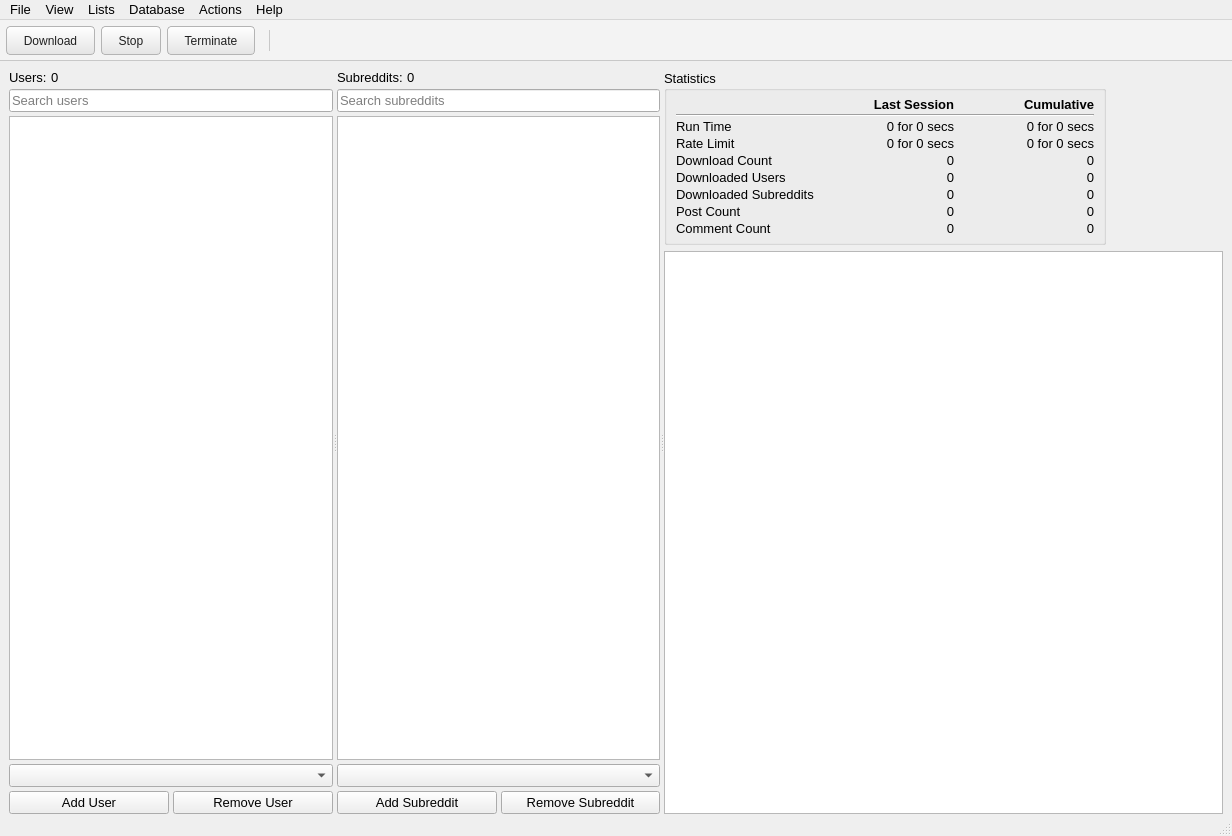
<?xml version="1.0" encoding="UTF-8"?>
<ui version="4.0">
 <class>MainWindow</class>
 <widget class="QMainWindow" name="MainWindow">
  <property name="geometry">
   <rect>
    <x>0</x>
    <y>0</y>
    <width>1232</width>
    <height>836</height>
   </rect>
  </property>
  <property name="font">
   <font>
    <pointsize>10</pointsize>
   </font>
  </property>
  <property name="windowTitle">
   <string>Downloader for Reddit</string>
  </property>
  <property name="windowIcon">
   <iconset>
    <normaloff>C:/Users/David/images/RedditDownloaderIcon.png</normaloff>C:/Users/David/images/RedditDownloaderIcon.png</iconset>
  </property>
  <widget class="QWidget" name="centralwidget">
   <layout class="QVBoxLayout" name="verticalLayout_4">
    <property name="bottomMargin">
     <number>0</number>
    </property>
    <item>
     <widget class="QSplitter" name="horz_splitter">
      <property name="orientation">
       <enum>Qt::Horizontal</enum>
      </property>
      <widget class="QWidget" name="layoutWidget">
       <layout class="QVBoxLayout" name="verticalLayout">
        <property name="spacing">
         <number>4</number>
        </property>
        <item>
         <layout class="QHBoxLayout" name="horizontalLayout_4">
          <item>
           <widget class="QLabel" name="label_2">
            <property name="text">
             <string>Users:</string>
            </property>
           </widget>
          </item>
          <item>
           <widget class="QLabel" name="user_count_label">
            <property name="sizePolicy">
             <sizepolicy hsizetype="Expanding" vsizetype="Preferred">
              <horstretch>0</horstretch>
              <verstretch>0</verstretch>
             </sizepolicy>
            </property>
            <property name="text">
             <string>0</string>
            </property>
           </widget>
          </item>
         </layout>
        </item>
        <item>
         <widget class="QLineEdit" name="user_list_search_edit">
          <property name="placeholderText">
           <string>Search users</string>
          </property>
         </widget>
        </item>
        <item>
         <widget class="QListView" name="user_list_view">
          <property name="selectionMode">
           <enum>QAbstractItemView::ExtendedSelection</enum>
          </property>
         </widget>
        </item>
        <item>
         <widget class="QComboBox" name="user_lists_combo">
          <property name="toolTip">
           <string>Current user list</string>
          </property>
         </widget>
        </item>
        <item>
         <layout class="QHBoxLayout" name="horizontalLayout">
          <item>
           <widget class="QPushButton" name="add_user_button">
            <property name="text">
             <string>Add User</string>
            </property>
           </widget>
          </item>
          <item>
           <widget class="QPushButton" name="remove_user_button">
            <property name="text">
             <string>Remove User</string>
            </property>
           </widget>
          </item>
         </layout>
        </item>
       </layout>
      </widget>
      <widget class="QWidget" name="layoutWidget">
       <layout class="QVBoxLayout" name="verticalLayout_2">
        <property name="spacing">
         <number>4</number>
        </property>
        <item>
         <layout class="QHBoxLayout" name="horizontalLayout_5">
          <item>
           <widget class="QLabel" name="label_4">
            <property name="text">
             <string>Subreddits:</string>
            </property>
           </widget>
          </item>
          <item>
           <widget class="QLabel" name="subreddit_count_label">
            <property name="sizePolicy">
             <sizepolicy hsizetype="Expanding" vsizetype="Preferred">
              <horstretch>0</horstretch>
              <verstretch>0</verstretch>
             </sizepolicy>
            </property>
            <property name="text">
             <string>0</string>
            </property>
           </widget>
          </item>
         </layout>
        </item>
        <item>
         <widget class="QLineEdit" name="subreddit_list_search_edit">
          <property name="placeholderText">
           <string>Search subreddits</string>
          </property>
         </widget>
        </item>
        <item>
         <widget class="QListView" name="subreddit_list_view">
          <property name="font">
           <font>
            <pointsize>10</pointsize>
           </font>
          </property>
          <property name="selectionMode">
           <enum>QAbstractItemView::ExtendedSelection</enum>
          </property>
         </widget>
        </item>
        <item>
         <widget class="QComboBox" name="subreddit_list_combo">
          <property name="font">
           <font>
            <pointsize>10</pointsize>
           </font>
          </property>
          <property name="toolTip">
           <string>Current subreddit list</string>
          </property>
         </widget>
        </item>
        <item>
         <layout class="QHBoxLayout" name="horizontalLayout_2">
          <item>
           <widget class="QPushButton" name="add_subreddit_button">
            <property name="text">
             <string>Add Subreddit</string>
            </property>
           </widget>
          </item>
          <item>
           <widget class="QPushButton" name="remove_subreddit_button">
            <property name="text">
             <string>Remove Subreddit</string>
            </property>
           </widget>
          </item>
         </layout>
        </item>
       </layout>
      </widget>
      <widget class="QWidget" name="layoutWidget">
       <layout class="QVBoxLayout" name="verticalLayout_3">
        <item alignment="Qt::AlignLeft">
         <widget class="QGroupBox" name="stats_group">
          <property name="sizePolicy">
           <sizepolicy hsizetype="Maximum" vsizetype="Maximum">
            <horstretch>0</horstretch>
            <verstretch>0</verstretch>
           </sizepolicy>
          </property>
          <property name="title">
           <string>Statistics</string>
          </property>
          <layout class="QGridLayout" name="stats_grid_layout" columnminimumwidth="0,120,120">
           <property name="topMargin">
            <number>6</number>
           </property>
           <property name="bottomMargin">
            <number>6</number>
           </property>
           <property name="horizontalSpacing">
            <number>20</number>
           </property>
           <property name="verticalSpacing">
            <number>2</number>
           </property>
           <item row="0" column="1">
            <widget class="QLabel" name="last_session_header_label">
             <property name="font">
              <font>
               <pointsize>10</pointsize>
               <bold>true</bold>
              </font>
             </property>
             <property name="toolTip">
              <string>Statistics for the current session</string>
             </property>
             <property name="text">
              <string>Last Session</string>
             </property>
             <property name="alignment">
              <set>Qt::AlignRight|Qt::AlignTrailing|Qt::AlignVCenter</set>
             </property>
            </widget>
           </item>
           <item row="0" column="2">
            <widget class="QLabel" name="total_session_header_label">
             <property name="font">
              <font>
               <pointsize>10</pointsize>
               <bold>true</bold>
              </font>
             </property>
             <property name="toolTip">
              <string>Combined statistics for all sessions since the output was last cleared</string>
             </property>
             <property name="text">
              <string>Cumulative</string>
             </property>
             <property name="alignment">
              <set>Qt::AlignRight|Qt::AlignTrailing|Qt::AlignVCenter</set>
             </property>
            </widget>
           </item>
           <item row="1" column="0" colspan="3">
            <widget class="Line" name="stats_header_line">
             <property name="orientation">
              <enum>Qt::Horizontal</enum>
             </property>
            </widget>
           </item>
           <item row="2" column="0">
            <widget class="QLabel" name="run_time_name_label">
             <property name="text">
              <string>Run Time</string>
             </property>
             <property name="alignment">
              <set>Qt::AlignLeading|Qt::AlignLeft|Qt::AlignVCenter</set>
             </property>
            </widget>
           </item>
           <item row="2" column="1">
            <widget class="QLabel" name="last_run_time_label">
             <property name="text">
              <string>0 for 0 secs</string>
             </property>
             <property name="alignment">
              <set>Qt::AlignRight|Qt::AlignTrailing|Qt::AlignVCenter</set>
             </property>
             <property name="textInteractionFlags">
              <set>Qt::LinksAccessibleByMouse|Qt::TextSelectableByMouse</set>
             </property>
            </widget>
           </item>
           <item row="2" column="2">
            <widget class="QLabel" name="total_run_time_label">
             <property name="text">
              <string>0 for 0 secs</string>
             </property>
             <property name="alignment">
              <set>Qt::AlignRight|Qt::AlignTrailing|Qt::AlignVCenter</set>
             </property>
             <property name="textInteractionFlags">
              <set>Qt::LinksAccessibleByMouse|Qt::TextSelectableByMouse</set>
             </property>
            </widget>
           </item>
           <item row="3" column="0">
            <widget class="QLabel" name="rate_limit_name_label">
             <property name="text">
              <string>Rate Limit</string>
             </property>
             <property name="alignment">
              <set>Qt::AlignLeading|Qt::AlignLeft|Qt::AlignVCenter</set>
             </property>
            </widget>
           </item>
           <item row="3" column="1">
            <widget class="QLabel" name="last_rate_limit_label">
             <property name="text">
              <string>0 for 0 secs</string>
             </property>
             <property name="alignment">
              <set>Qt::AlignRight|Qt::AlignTrailing|Qt::AlignVCenter</set>
             </property>
             <property name="textInteractionFlags">
              <set>Qt::LinksAccessibleByMouse|Qt::TextSelectableByMouse</set>
             </property>
            </widget>
           </item>
           <item row="3" column="2">
            <widget class="QLabel" name="total_rate_limit_label">
             <property name="text">
              <string>0 for 0 secs</string>
             </property>
             <property name="alignment">
              <set>Qt::AlignRight|Qt::AlignTrailing|Qt::AlignVCenter</set>
             </property>
             <property name="textInteractionFlags">
              <set>Qt::LinksAccessibleByMouse|Qt::TextSelectableByMouse</set>
             </property>
            </widget>
           </item>
           <item row="4" column="0">
            <widget class="QLabel" name="download_count_name_label">
             <property name="text">
              <string>Download Count</string>
             </property>
             <property name="alignment">
              <set>Qt::AlignLeading|Qt::AlignLeft|Qt::AlignVCenter</set>
             </property>
            </widget>
           </item>
           <item row="4" column="1">
            <widget class="QLabel" name="last_download_count_label">
             <property name="text">
              <string>0</string>
             </property>
             <property name="alignment">
              <set>Qt::AlignRight|Qt::AlignTrailing|Qt::AlignVCenter</set>
             </property>
             <property name="textInteractionFlags">
              <set>Qt::LinksAccessibleByMouse|Qt::TextSelectableByMouse</set>
             </property>
            </widget>
           </item>
           <item row="4" column="2">
            <widget class="QLabel" name="total_download_count_label">
             <property name="text">
              <string>0</string>
             </property>
             <property name="alignment">
              <set>Qt::AlignRight|Qt::AlignTrailing|Qt::AlignVCenter</set>
             </property>
             <property name="textInteractionFlags">
              <set>Qt::LinksAccessibleByMouse|Qt::TextSelectableByMouse</set>
             </property>
            </widget>
           </item>
           <item row="5" column="0">
            <widget class="QLabel" name="downloaded_users_name_label">
             <property name="text">
              <string>Downloaded Users</string>
             </property>
             <property name="alignment">
              <set>Qt::AlignLeading|Qt::AlignLeft|Qt::AlignVCenter</set>
             </property>
            </widget>
           </item>
           <item row="5" column="1">
            <widget class="QLabel" name="last_downloaded_users_label">
             <property name="text">
              <string>0</string>
             </property>
             <property name="alignment">
              <set>Qt::AlignRight|Qt::AlignTrailing|Qt::AlignVCenter</set>
             </property>
             <property name="textInteractionFlags">
              <set>Qt::LinksAccessibleByMouse|Qt::TextSelectableByMouse</set>
             </property>
            </widget>
           </item>
           <item row="5" column="2">
            <widget class="QLabel" name="total_downloaded_users_label">
             <property name="text">
              <string>0</string>
             </property>
             <property name="alignment">
              <set>Qt::AlignRight|Qt::AlignTrailing|Qt::AlignVCenter</set>
             </property>
             <property name="textInteractionFlags">
              <set>Qt::LinksAccessibleByMouse|Qt::TextSelectableByMouse</set>
             </property>
            </widget>
           </item>
           <item row="6" column="0">
            <widget class="QLabel" name="downloaded_subreddits_name_label">
             <property name="text">
              <string>Downloaded Subreddits</string>
             </property>
             <property name="alignment">
              <set>Qt::AlignLeading|Qt::AlignLeft|Qt::AlignVCenter</set>
             </property>
            </widget>
           </item>
           <item row="6" column="1">
            <widget class="QLabel" name="last_downloaded_subreddits_label">
             <property name="text">
              <string>0</string>
             </property>
             <property name="alignment">
              <set>Qt::AlignRight|Qt::AlignTrailing|Qt::AlignVCenter</set>
             </property>
             <property name="textInteractionFlags">
              <set>Qt::LinksAccessibleByMouse|Qt::TextSelectableByMouse</set>
             </property>
            </widget>
           </item>
           <item row="6" column="2">
            <widget class="QLabel" name="total_downloaded_subreddits_label">
             <property name="text">
              <string>0</string>
             </property>
             <property name="alignment">
              <set>Qt::AlignRight|Qt::AlignTrailing|Qt::AlignVCenter</set>
             </property>
             <property name="textInteractionFlags">
              <set>Qt::LinksAccessibleByMouse|Qt::TextSelectableByMouse</set>
             </property>
            </widget>
           </item>
           <item row="7" column="0">
            <widget class="QLabel" name="post_count_name_label">
             <property name="text">
              <string>Post Count</string>
             </property>
             <property name="alignment">
              <set>Qt::AlignLeading|Qt::AlignLeft|Qt::AlignVCenter</set>
             </property>
            </widget>
           </item>
           <item row="7" column="1">
            <widget class="QLabel" name="last_post_count_label">
             <property name="text">
              <string>0</string>
             </property>
             <property name="alignment">
              <set>Qt::AlignRight|Qt::AlignTrailing|Qt::AlignVCenter</set>
             </property>
             <property name="textInteractionFlags">
              <set>Qt::LinksAccessibleByMouse|Qt::TextSelectableByMouse</set>
             </property>
            </widget>
           </item>
           <item row="7" column="2">
            <widget class="QLabel" name="total_post_count_label">
             <property name="text">
              <string>0</string>
             </property>
             <property name="alignment">
              <set>Qt::AlignRight|Qt::AlignTrailing|Qt::AlignVCenter</set>
             </property>
             <property name="textInteractionFlags">
              <set>Qt::LinksAccessibleByMouse|Qt::TextSelectableByMouse</set>
             </property>
            </widget>
           </item>
           <item row="8" column="0">
            <widget class="QLabel" name="comment_count_name_label">
             <property name="text">
              <string>Comment Count</string>
             </property>
             <property name="alignment">
              <set>Qt::AlignLeading|Qt::AlignLeft|Qt::AlignVCenter</set>
             </property>
            </widget>
           </item>
           <item row="8" column="1">
            <widget class="QLabel" name="last_comment_count_label">
             <property name="text">
              <string>0</string>
             </property>
             <property name="alignment">
              <set>Qt::AlignRight|Qt::AlignTrailing|Qt::AlignVCenter</set>
             </property>
             <property name="textInteractionFlags">
              <set>Qt::LinksAccessibleByMouse|Qt::TextSelectableByMouse</set>
             </property>
            </widget>
           </item>
           <item row="8" column="2">
            <widget class="QLabel" name="total_comment_count_label">
             <property name="text">
              <string>0</string>
             </property>
             <property name="alignment">
              <set>Qt::AlignRight|Qt::AlignTrailing|Qt::AlignVCenter</set>
             </property>
             <property name="textInteractionFlags">
              <set>Qt::LinksAccessibleByMouse|Qt::TextSelectableByMouse</set>
             </property>
            </widget>
           </item>
          </layout>
         </widget>
        </item>
        <item>
         <widget class="QListView" name="output_list_view">
          <property name="styleSheet">
           <string notr="true">QListView {
	outline: 0;
}

QListView::item:hover {
    background: white;
}

QListView::item:selected {
	background: white;
}

QListView::item:active {
	background: white;
}</string>
          </property>
          <property name="editTriggers">
           <set>QAbstractItemView::NoEditTriggers</set>
          </property>
          <property name="selectionMode">
           <enum>QAbstractItemView::ContiguousSelection</enum>
          </property>
         </widget>
        </item>
       </layout>
      </widget>
     </widget>
    </item>
   </layout>
  </widget>
  <widget class="QMenuBar" name="menubar">
   <property name="geometry">
    <rect>
     <x>0</x>
     <y>0</y>
     <width>1232</width>
     <height>23</height>
    </rect>
   </property>
   <widget class="QMenu" name="file_menu">
    <property name="title">
     <string>File</string>
    </property>
    <addaction name="open_settings_menu_item"/>
    <addaction name="separator"/>
    <addaction name="separator"/>
    <addaction name="open_data_directory_menu_item"/>
    <addaction name="separator"/>
    <addaction name="minimize_to_tray_menu_item"/>
    <addaction name="separator"/>
    <addaction name="exit_menu_item"/>
   </widget>
   <widget class="QMenu" name="lists_menu">
    <property name="title">
     <string>Lists</string>
    </property>
    <widget class="QMenu" name="menuUserList">
     <property name="title">
      <string>User</string>
     </property>
     <addaction name="add_user_list_menu_item"/>
     <addaction name="remove_user_list_menu_item"/>
     <addaction name="export_user_list_menu_item"/>
    </widget>
    <widget class="QMenu" name="menuSubreddit_List">
     <property name="title">
      <string>Subreddit</string>
     </property>
     <addaction name="add_subreddit_list_menu_item"/>
     <addaction name="remove_subreddit_list_menu_item"/>
     <addaction name="export_subreddit_list_menu_item"/>
    </widget>
    <addaction name="menuUserList"/>
    <addaction name="menuSubreddit_List"/>
    <addaction name="separator"/>
    <addaction name="separator"/>
   </widget>
   <widget class="QMenu" name="help_menu">
    <property name="title">
     <string>Help</string>
    </property>
    <addaction name="imgur_credit_dialog_menu_item"/>
    <addaction name="separator"/>
    <addaction name="user_manual_menu_item"/>
    <addaction name="ffmpeg_requirement_dialog_menu_item"/>
    <addaction name="command_line_options_menu_item"/>
    <addaction name="separator"/>
    <addaction name="check_for_updates_menu_item"/>
    <addaction name="separator"/>
    <addaction name="about_menu_item"/>
   </widget>
   <widget class="QMenu" name="view_menu">
    <property name="title">
     <string>View</string>
    </property>
    <widget class="QMenu" name="list_sort_menu_item">
     <property name="title">
      <string>Sort Lists By</string>
     </property>
    </widget>
    <widget class="QMenu" name="list_order_menu_item">
     <property name="title">
      <string>Sort Order</string>
     </property>
     <addaction name="sort_list_ascending_menu_item"/>
     <addaction name="sort_list_descending_menu_item"/>
    </widget>
    <addaction name="list_sort_menu_item"/>
    <addaction name="list_order_menu_item"/>
   </widget>
   <widget class="QMenu" name="menuActions">
    <property name="title">
     <string>Actions</string>
    </property>
    <widget class="QMenu" name="menuDownload_2">
     <property name="title">
      <string>Download</string>
     </property>
     <addaction name="download_user_list_menu_item"/>
     <addaction name="download_subreddit_list_menu_item"/>
     <addaction name="download_user_list_constrained_menu_item"/>
    </widget>
    <widget class="QMenu" name="menuRun">
     <property name="title">
      <string>Run</string>
     </property>
     <addaction name="run_unfinished_extractions_menu_item"/>
     <addaction name="run_unfinished_downloads_menu_item"/>
     <addaction name="run_all_unfiinished_menu_item"/>
    </widget>
    <widget class="QMenu" name="menuConnect">
     <property name="title">
      <string>Connect</string>
     </property>
     <addaction name="connect_reddit_account_menu_item"/>
    </widget>
    <addaction name="separator"/>
    <addaction name="menuDownload_2"/>
    <addaction name="menuRun"/>
    <addaction name="menuConnect"/>
   </widget>
   <widget class="QMenu" name="menuDatabase">
    <property name="title">
     <string>Database</string>
    </property>
    <addaction name="database_view_menu_item"/>
    <addaction name="separator"/>
    <addaction name="download_sessions_view_menu_item"/>
    <addaction name="reddit_objects_view_menu_item"/>
    <addaction name="posts_view_menu_item"/>
    <addaction name="content_view_menu_item"/>
    <addaction name="comments_view_menu_item"/>
    <addaction name="separator"/>
    <addaction name="failed_extraction_view_menu_item"/>
    <addaction name="failed_download_view_menu_item"/>
    <addaction name="separator"/>
    <addaction name="statistics_view_menu_item"/>
   </widget>
   <addaction name="file_menu"/>
   <addaction name="view_menu"/>
   <addaction name="lists_menu"/>
   <addaction name="menuDatabase"/>
   <addaction name="menuActions"/>
   <addaction name="help_menu"/>
  </widget>
  <widget class="QToolBar" name="download_toolbar">
   <property name="windowTitle">
    <string>Download Toolbar</string>
   </property>
   <property name="styleSheet">
    <string notr="true">QToolBar {
	spacing: 6px;
	padding: 4px 6px;
	border: none;
	border-bottom: 1px solid #c8c8c8;
	background: #f3f3f3;
}

QToolBar::separator {
	width: 1px;
	background: #c8c8c8;
	margin: 4px 8px;
}

QToolButton {
	padding: 5px 12px;
	border: 1px solid #b4b4b4;
	border-radius: 4px;
	color: #202020;
	background: qlineargradient(x1:0, y1:0, x2:0, y2:1, stop:0 #ffffff, stop:1 #e4e4e4);
}

QToolButton:hover {
	border-color: #3d7fd6;
	background: qlineargradient(x1:0, y1:0, x2:0, y2:1, stop:0 #f6faff, stop:1 #d9e9fb);
}

QToolButton:pressed {
	border-color: #2a6cc4;
	background: #c9ddf5;
	padding-top: 6px;
	padding-bottom: 4px;
}

QToolButton:disabled {
	color: #9a9a9a;
	border-color: #d6d6d6;
	background: #efefef;
}

QToolBar QLabel {
	padding: 0px 4px;
}</string>
   </property>
   <property name="movable">
    <bool>false</bool>
   </property>
   <property name="iconSize">
    <size>
     <width>20</width>
     <height>20</height>
    </size>
   </property>
   <property name="toolButtonStyle">
    <enum>Qt::ToolButtonTextBesideIcon</enum>
   </property>
   <attribute name="toolBarArea">
    <enum>TopToolBarArea</enum>
   </attribute>
   <attribute name="toolBarBreak">
    <bool>false</bool>
   </attribute>
   <addaction name="download_action"/>
   <addaction name="soft_stop_download_action"/>
   <addaction name="terminate_download_action"/>
   <addaction name="separator"/>
  </widget>
  <widget class="QStatusBar" name="statusbar"/>
  <action name="add_user_list_menu_item">
   <property name="text">
    <string>Add</string>
   </property>
  </action>
  <action name="add_subreddit_list_menu_item">
   <property name="text">
    <string>Add</string>
   </property>
  </action>
  <action name="file_save">
   <property name="text">
    <string>Save</string>
   </property>
  </action>
  <action name="remove_user_list_menu_item">
   <property name="text">
    <string>Remove</string>
   </property>
  </action>
  <action name="remove_subreddit_list_menu_item">
   <property name="text">
    <string>Remove</string>
   </property>
  </action>
  <action name="open_settings_menu_item">
   <property name="text">
    <string>Settings</string>
   </property>
  </action>
  <action name="exit_menu_item">
   <property name="text">
    <string>Exit</string>
   </property>
  </action>
  <action name="failed_download_view_menu_item">
   <property name="text">
    <string>Failed Download</string>
   </property>
   <property name="toolTip">
    <string>Display the failed download list for the last download session</string>
   </property>
  </action>
  <action name="file_open_user_finder">
   <property name="text">
    <string>Open User Finder</string>
   </property>
  </action>
  <action name="download_session_menu_item">
   <property name="text">
    <string>Download Sessions</string>
   </property>
  </action>
  <action name="failed_extraction_view_menu_item">
   <property name="text">
    <string>Failed Extractions</string>
   </property>
  </action>
  <action name="imgur_credit_dialog_menu_item">
   <property name="text">
    <string>Imgur Credits</string>
   </property>
  </action>
  <action name="about_menu_item">
   <property name="text">
    <string>About</string>
   </property>
  </action>
  <action name="file_user_list_count">
   <property name="text">
    <string>User List Count:</string>
   </property>
  </action>
  <action name="file_subreddit_list_count">
   <property name="text">
    <string>Subreddit List Count:</string>
   </property>
  </action>
  <action name="user_manual_menu_item">
   <property name="text">
    <string>User Manual</string>
   </property>
  </action>
  <action name="check_for_updates_menu_item">
   <property name="text">
    <string>Check For Update</string>
   </property>
  </action>
  <action name="sort_list_by_name_menu_item">
   <property name="checkable">
    <bool>true</bool>
   </property>
   <property name="text">
    <string>Name</string>
   </property>
  </action>
  <action name="sort_list_by_date_added_menu_item">
   <property name="checkable">
    <bool>true</bool>
   </property>
   <property name="text">
    <string>Date Added</string>
   </property>
  </action>
  <action name="sort_list_by_post_count_menu_item">
   <property name="checkable">
    <bool>true</bool>
   </property>
   <property name="text">
    <string>Post Count</string>
   </property>
  </action>
  <action name="sort_list_ascending_menu_item">
   <property name="checkable">
    <bool>true</bool>
   </property>
   <property name="text">
    <string>Ascending</string>
   </property>
  </action>
  <action name="sort_list_descending_menu_item">
   <property name="checkable">
    <bool>true</bool>
   </property>
   <property name="text">
    <string>Descending</string>
   </property>
  </action>
  <action name="open_data_directory_menu_item">
   <property name="text">
    <string>Open Data Directory</string>
   </property>
  </action>
  <action name="import_database_file_menu_item">
   <property name="text">
    <string>Import Save File</string>
   </property>
  </action>
  <action name="ffmpeg_requirement_dialog_menu_item">
   <property name="text">
    <string>FFmpeg Requirement</string>
   </property>
  </action>
  <action name="download_user_list_menu_item">
   <property name="text">
    <string>User List</string>
   </property>
  </action>
  <action name="download_subreddit_list_menu_item">
   <property name="text">
    <string>Subreddit List</string>
   </property>
  </action>
  <action name="download_user_list_constrained_menu_item">
   <property name="text">
    <string>User List Constrained</string>
   </property>
   <property name="toolTip">
    <string>&lt;html&gt;&lt;head/&gt;&lt;body&gt;&lt;p&gt;Download user list, but only extract posts made to subreddits in the subreddit list&lt;/p&gt;&lt;/body&gt;&lt;/html&gt;</string>
   </property>
  </action>
  <action name="run_unfinished_extractions_menu_item">
   <property name="text">
    <string>Unfinished Extractions</string>
   </property>
  </action>
  <action name="run_unfinished_downloads_menu_item">
   <property name="text">
    <string>Unfinished Downloads</string>
   </property>
  </action>
  <action name="sort_list_by_content_count_menu_item">
   <property name="text">
    <string>Content Count</string>
   </property>
  </action>
  <action name="sort_list_by_comment_count_menu_item">
   <property name="text">
    <string>Comment Count</string>
   </property>
  </action>
  <action name="sort_list_by_date_created_menu_item">
   <property name="text">
    <string>Date Created</string>
   </property>
   <property name="toolTip">
    <string>Sort reddit objects by the date that the item was created on reddit</string>
   </property>
  </action>
  <action name="sort_list_by_score_menu_item">
   <property name="text">
    <string>Total Score</string>
   </property>
  </action>
  <action name="database_view_menu_item">
   <property name="text">
    <string>Database View</string>
   </property>
  </action>
  <action name="download_sessions_view_menu_item">
   <property name="text">
    <string>Download Sessions</string>
   </property>
  </action>
  <action name="reddit_objects_view_menu_item">
   <property name="text">
    <string>Reddit Objects</string>
   </property>
  </action>
  <action name="posts_view_menu_item">
   <property name="text">
    <string>Posts</string>
   </property>
  </action>
  <action name="content_view_menu_item">
   <property name="text">
    <string>Content</string>
   </property>
  </action>
  <action name="comments_view_menu_item">
   <property name="text">
    <string>Comments</string>
   </property>
  </action>
  <action name="statistics_view_menu_item">
   <property name="text">
    <string>Statistics</string>
   </property>
  </action>
  <action name="run_all_unfiinished_menu_item">
   <property name="text">
    <string>All Unfinished</string>
   </property>
  </action>
  <action name="export_user_list_menu_item">
   <property name="text">
    <string>Export</string>
   </property>
  </action>
  <action name="export_subreddit_list_menu_item">
   <property name="text">
    <string>Export</string>
   </property>
  </action>
  <action name="command_line_options_menu_item">
   <property name="text">
    <string>Command Line Options</string>
   </property>
  </action>
  <action name="minimize_to_tray_menu_item">
   <property name="text">
    <string>Minimize To Tray</string>
   </property>
  </action>
  <action name="connect_reddit_account_menu_item">
   <property name="text">
    <string>Reddit Account</string>
   </property>
  </action>
  <action name="download_action">
   <property name="text">
    <string>Download</string>
   </property>
   <property name="toolTip">
    <string>Download selected user or subreddit list</string>
   </property>
  </action>
  <action name="soft_stop_download_action">
   <property name="text">
    <string>Stop</string>
   </property>
   <property name="toolTip">
    <string>Stops the current download, but allows in progress downloads to finish</string>
   </property>
  </action>
  <action name="terminate_download_action">
   <property name="text">
    <string>Terminate</string>
   </property>
   <property name="toolTip">
    <string>Stops the download immediately and terminates in progress downloads (may result in corrupted files for downloads that were not complete)</string>
   </property>
  </action>
  <action name="actiontest">
   <property name="text">
    <string>test</string>
   </property>
  </action>
  <action name="actionbogus">
   <property name="text">
    <string>bogus</string>
   </property>
  </action>
  <action name="actionbogus_2">
   <property name="text">
    <string>bogus</string>
   </property>
  </action>
  <action name="actionbogus_3">
   <property name="text">
    <string>bogus</string>
   </property>
  </action>
  <action name="actionbogus_4">
   <property name="text">
    <string>bogus</string>
   </property>
  </action>
 </widget>
 <resources/>
 <connections/>
</ui>
